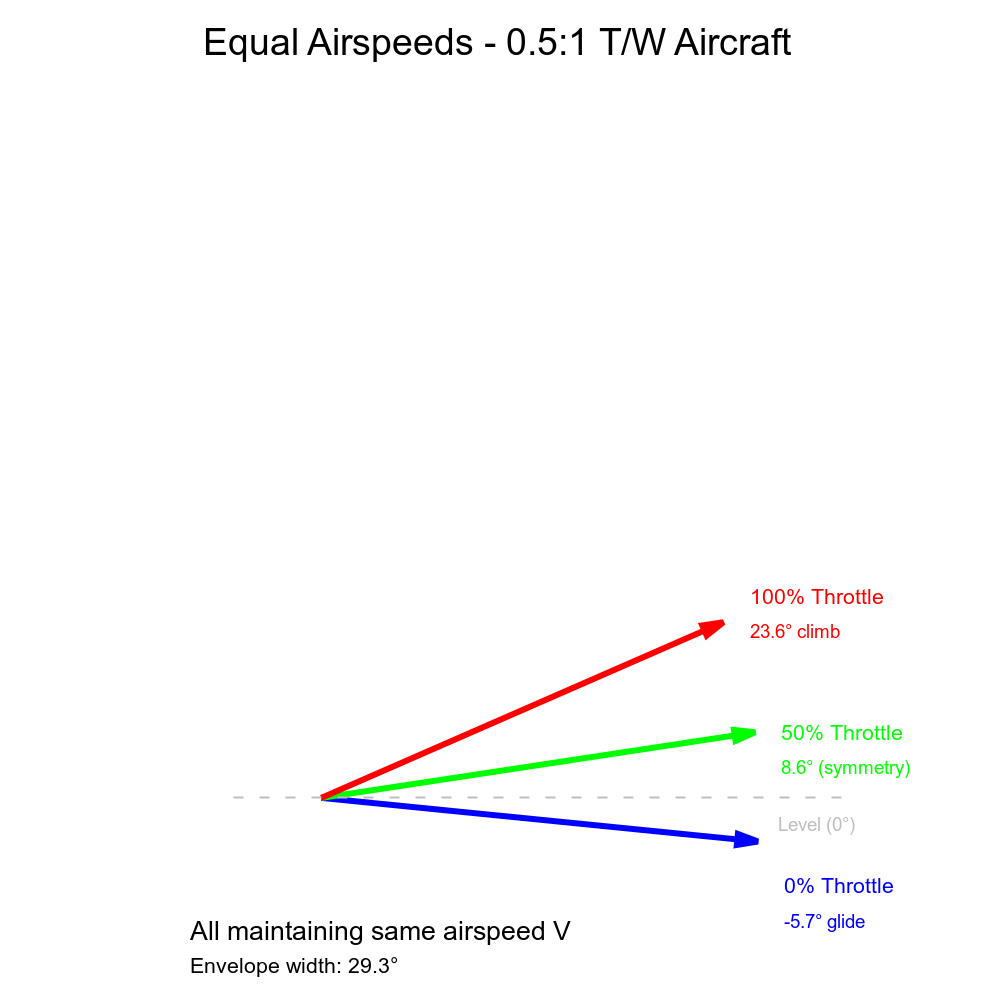

Source code (gnuplot):
#!/usr/bin/gnuplot

set term pngcairo size 1000,1000 font "Arial,18"
set output 'equal-airspeed-0.5to1-corrected.png'

set title "Equal Airspeeds - 0.5:1 T/W Aircraft" font "Arial,28"
set xlabel ""
set ylabel ""

unset border
unset xtics
unset ytics
set key off

set xrange [-2:6]
set yrange [-2:8]

set size ratio -1

# Origin point
ox = 0
oy = 0

# Arrow length
len = 5

# 0% throttle - -5.7 degrees (glide angle)
ang0 = -5.7
set arrow from ox,oy to ox+len*cos(ang0*pi/180),oy+len*sin(ang0*pi/180) lw 6 lc rgb "blue" head filled
set label "0% Throttle" at ox+len*cos(ang0*pi/180)+0.3,oy+len*sin(ang0*pi/180)-0.5 font "Arial,16" tc rgb "blue"
set label "-5.7° glide" at ox+len*cos(ang0*pi/180)+0.3,oy+len*sin(ang0*pi/180)-0.9 font "Arial,14" tc rgb "blue"

# 50% throttle - 8.6 degrees (symmetry point)
ang50 = 8.6
set arrow from ox,oy to ox+len*cos(ang50*pi/180),oy+len*sin(ang50*pi/180) lw 6 lc rgb "green" head filled
set label "50% Throttle" at ox+len*cos(ang50*pi/180)+0.3,oy+len*sin(ang50*pi/180) font "Arial,16" tc rgb "green"
set label "8.6° (symmetry)" at ox+len*cos(ang50*pi/180)+0.3,oy+len*sin(ang50*pi/180)-0.4 font "Arial,14" tc rgb "green"

# 100% throttle - 23.6 degrees
ang100 = 23.6
set arrow from ox,oy to ox+len*cos(ang100*pi/180),oy+len*sin(ang100*pi/180) lw 6 lc rgb "red" head filled
set label "100% Throttle" at ox+len*cos(ang100*pi/180)+0.3,oy+len*sin(ang100*pi/180)+0.3 font "Arial,16" tc rgb "red"
set label "23.6° climb" at ox+len*cos(ang100*pi/180)+0.3,oy+len*sin(ang100*pi/180)-0.1 font "Arial,14" tc rgb "red"

# Horizontal reference line
set arrow from -1,0 to 6,0 nohead dt 2 lw 2 lc rgb "gray"
set label "Level (0°)" at 5.2,-0.3 font "Arial,14" tc rgb "gray"

# Caption
set label "All maintaining same airspeed V" at -1.5,-1.5 font "Arial,20" tc rgb "black"
set label "Envelope width: 29.3°" at -1.5,-1.9 font "Arial,16" tc rgb "black"

plot NaN notitle
